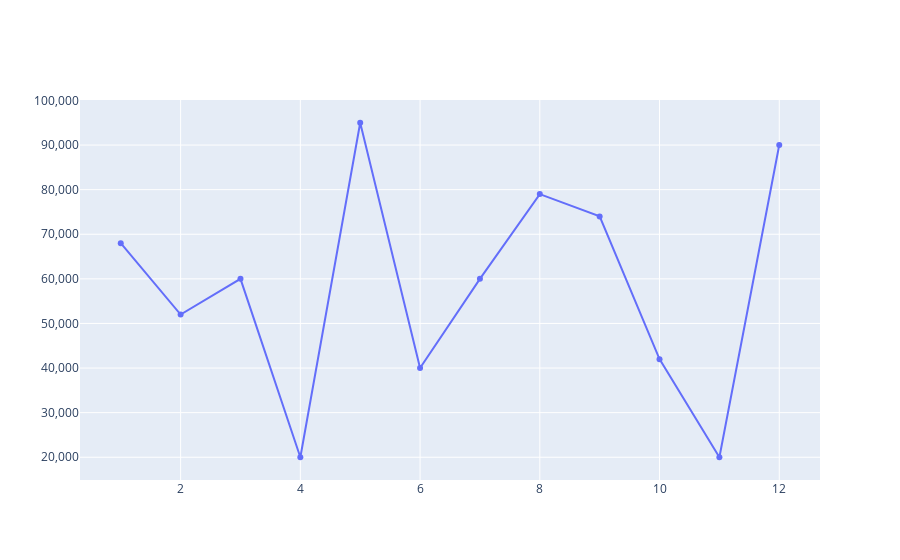

Notebook source saved alongside this figure:
### Code cell
import plotly.graph_objects as go

fig = go.Figure(go.Scatter(
    x = [1, 2, 3, 4, 5, 6, 7, 8, 9, 10, 11, 12],
    y = [68000, 52000, 60000, 20000, 95000, 40000, 60000, 79000, 74000, 42000, 20000, 90000]
))

fig.update_layout(
    yaxis = dict(
        showexponent = 'all',
        exponentformat = 'none'
    )
)

fig.show()

### Figure 1 — Plotly figure (JSON) as saved in the notebook; plotly's stock layout.template omitted (floating-point values rounded to 4 significant figures)
{"data": [{"type": "scatter", "x": [1, 2, 3, 4, 5, 6, 7, 8, 9, 10, 11, 12], "y": [68000, 52000, 60000, 20000, 95000, 40000, 60000, 79000, 74000, 42000, 20000, 90000]}], "layout": {"yaxis": {"exponentformat": "none", "showexponent": "all"}}}
